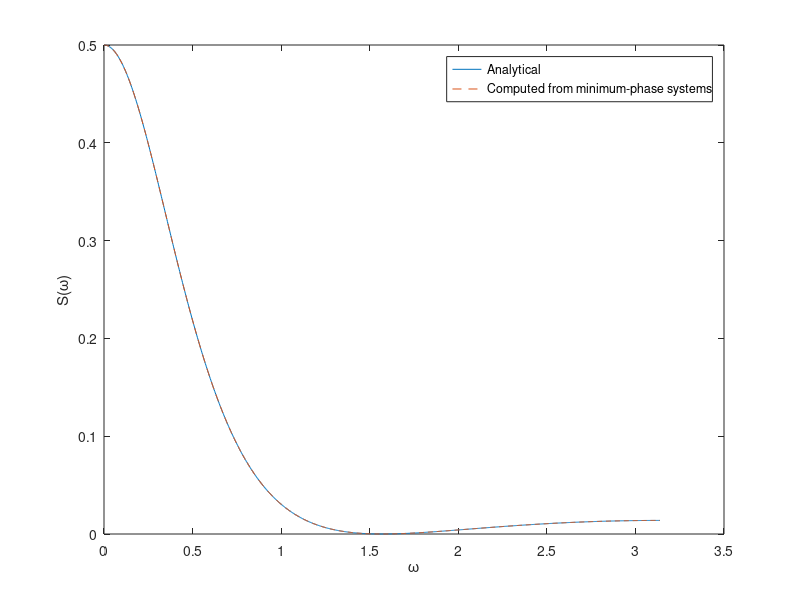
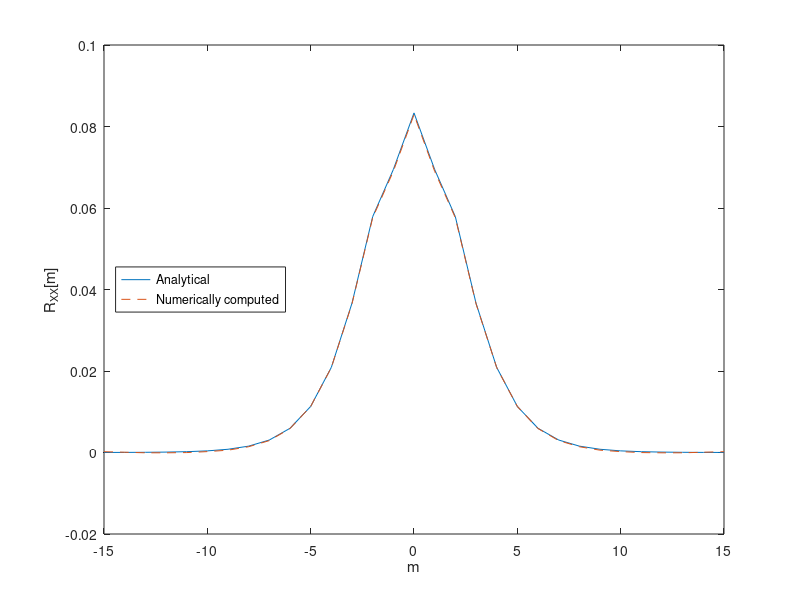
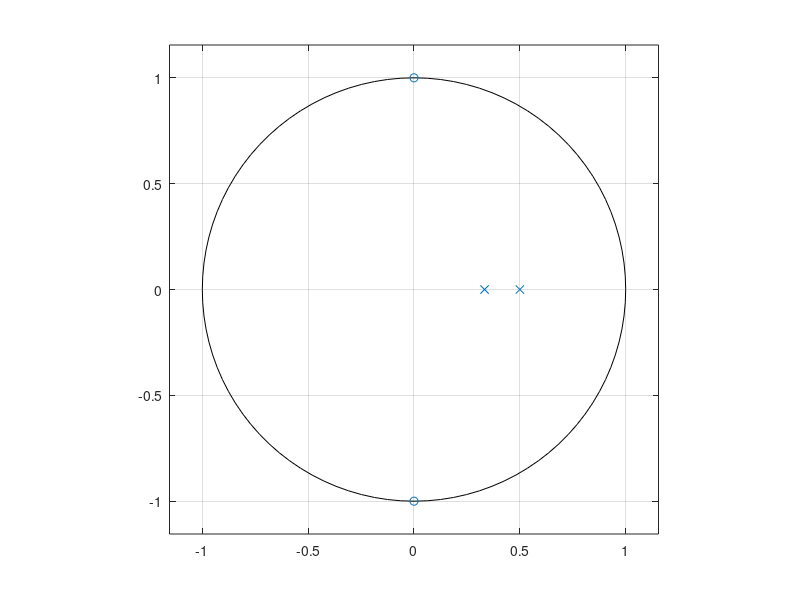

Recreate these plots in MATLAB, in order.
% Problem 11-1 Parts b, c, and d
L_b = [1 0 1];
L_a = 6*sqrt(2) * [1 -5/6 1/6];
[h,w] = freqz(L_b, L_a, 1000);
figure(1);
plot(w, (cos(2*w) + 1) ./ (12*cos(2*w) - 70*cos(w) + 62)); % Just plot theoriginal function.
hold on; plot(w, abs(h).^2, '--'); hold off; % Plot the freqz analysis.
legend('Analytical', 'Computed from minimum-phase systems');
xlabel('\omega');
ylabel('S(\omega)');
i = randn(100000,1);
x = filter(L_b, L_a, i); % Filter uses our L to modify the random variablei.
 % xcorr later transforms it to our
 % autocorrelation Rxx.
[Rxx, lags] = xcorr(x, 15, 'unbiased');
figure(2);
plot(lags, 1/12 * ((lags==0) - 5 * ((1/3).^abs(lags) - (1/2).^abs(lags)))); %Use modified lags to plot the analytic solution.
hold on; plot(lags, Rxx, '--'); hold off; % Use Rxx to plot the numeric solution.
legend('Analytical', 'Numerically computed', 'Location', 'West');
xlabel('m');
ylabel('R_{XX}[m]');
figure(3);
zplane(L_b, L_a); % This shows us the poles.
